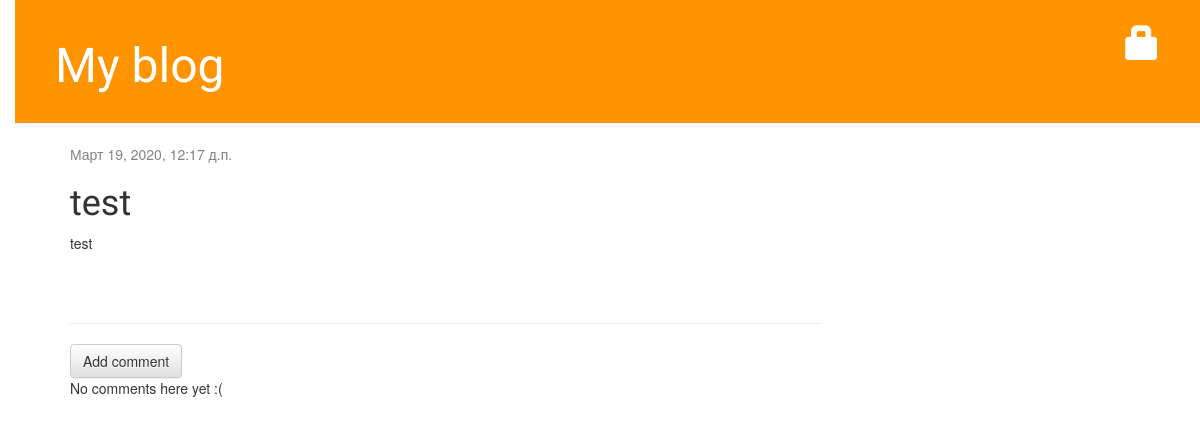
Before: /post/10/ with the older database file.
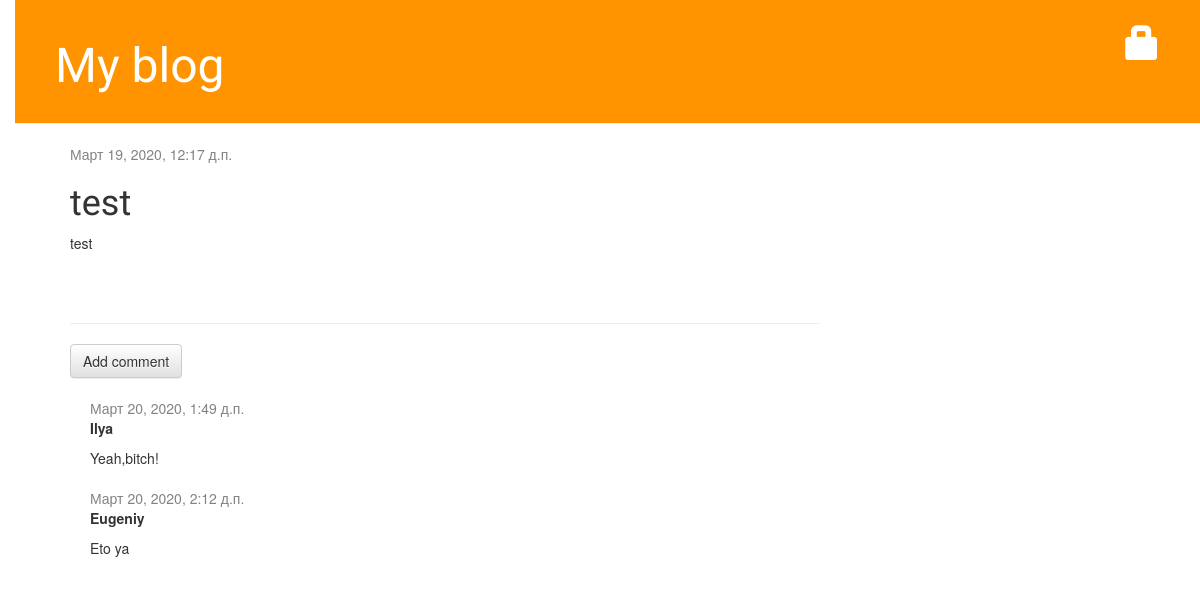
After: the same page with the newer database file.
### blog/models.py (models this page shows, shortened)
class Comment(models.Model):
    post = models.ForeignKey(Post,on_delete=models.CASCADE,related_name='comments')
    author = models.CharField('имя автора',max_length=200)
    text = models.TextField('текст комментария')
    created_date = models.DateTimeField('дата публикации',default=timezone.now())
    approved_comment = models.BooleanField('одобрение комментария',default=False)
    class Meta():
        verbose_name = 'Комментарий'
        verbose_name_plural = 'Комментарии'

### blog/views.py (the view)
# urls.py: path('post/<int:pk>/',views.post_detail,name='post_detail'),
def post_detail(request,pk):
    post = get_object_or_404(Post,pk=pk)
    return render(request,'blog/post_detail.html',{'post':post})

### blog/templates/blog/post_detail.html (shortened to what this page needs)
{% extends 'blog/base.html' %}
{% block content %}
  <div class="post">
    {% if post.published_date %}
      <div class="date">
        {{ post.published_date }}
      </div>
    {% else  %}
      <a href="{% url 'publish' post.pk %}" class="btn btn-default" >Publish</a>
    {% endif %}
    <h1>{{ post.title }}</h1>
    <p>{{ post.text|linebreaksbr }}</p>
  </div>
  <hr>
  <a href="{% url 'add_comment_to_post' pk=post.pk %}" class='btn btn-default'>Add comment</a>
  {% for comment in post.comments.all %}
     {% if user.is_authenticated or comment.approved_comment %}
      <div class="comment">
        <div class="date">{{ comment.created_date }}
        </div>
        <strong>{{ comment.author }}</strong>
        <p>{{ comment.text|linebreaks }}</p>
      </div>
    {% endif %}
  {% empty %}
    <p>No comments here yet :(</p>
  {% endfor %}
{% endblock %}

Changed rows visible on the page:
added Comment: created_date "Март 20, 2020, 1:49 д.п.", author "Ilya", text "Yeah,bitch!"
added Comment: created_date "Март 20, 2020, 2:12 д.п.", author "Eugeniy", text "Eto ya"
Other visible differences:
text no longer shown: "No comments here yet :("
